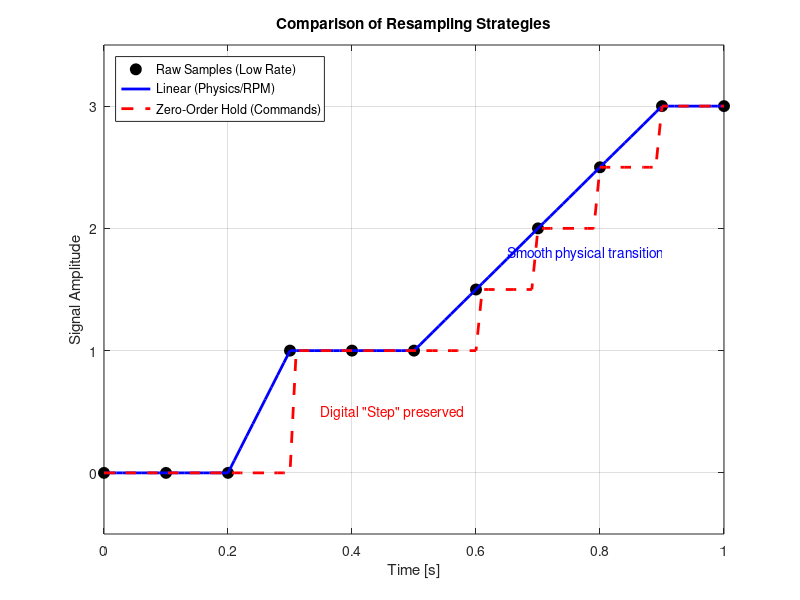

Write the MATLAB code that produced this figure.
%% Interpolation Method Demonstration for Thesis
clear; clc; close all;

% 1. Create Synthetic Data (Sparse Sampling)
% Imagine this is a digital signal sampled at 10Hz
t_low = 0:0.1:1; 
% Signal: A step change followed by a ramp
data_low = [0, 0, 0, 1, 1, 1, 1.5, 2.0, 2.5, 3.0, 3.0]; 

% 2. Define High-Frequency Query Grid (e.g., 100Hz Simulation Step)
t_high = 0:0.01:1;

% 3. Apply Methods
% Method A: Linear (First-Order Hold) - For Physics (Pos, Vel, RPM)
data_linear = interp1(t_low, data_low, t_high, 'linear');

% Method B: Previous (Zero-Order Hold) - For Digital Commands
data_zoh = interp1(t_low, data_low, t_high, 'previous');

%% 4. Generate Thesis-Ready Plot
figure('Color', 'w', 'Position', [200, 200, 700, 400]);

% Plot the "True" sparse samples
p1 = plot(t_low, data_low, 'ko', 'MarkerFaceColor', 'k', 'MarkerSize', 8, 'DisplayName', 'Raw Samples (Low Rate)');
hold on; grid on;

% Plot Linear Interpolation
p2 = plot(t_high, data_linear, 'b-', 'LineWidth', 2, 'DisplayName', 'Linear (Physics/RPM)');

% Plot ZOH Interpolation
p3 = plot(t_high, data_zoh, 'r--', 'LineWidth', 2, 'DisplayName', 'Zero-Order Hold (Commands)');

% Formatting
xlabel('Time [s]');
ylabel('Signal Amplitude');
title('Comparison of Resampling Strategies');
legend([p1, p2, p3], 'Location', 'northwest');
ylim([-0.5 3.5]);

% Add Annotations for Thesis Context
text(0.35, 0.5, 'Digital "Step" preserved', 'Color', 'r', 'FontSize', 10);
text(0.65, 1.8, 'Smooth physical transition', 'Color', 'b', 'FontSize', 10);
